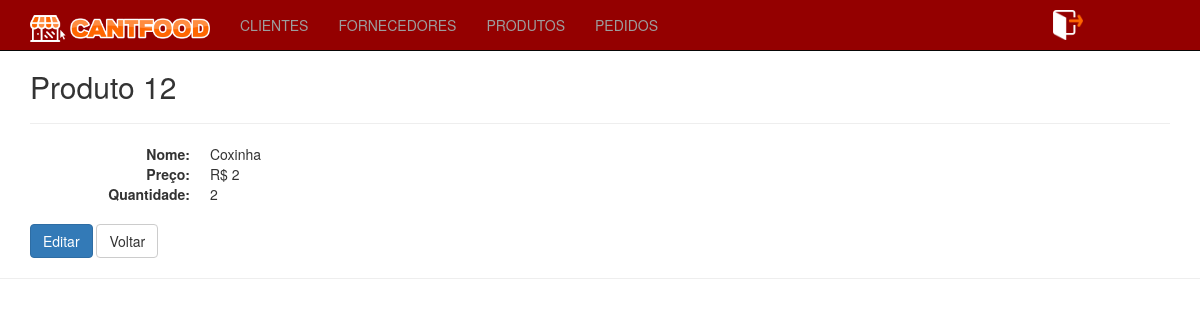
Page /produtos/viewprodutos.php?id=12 on the committed database.
### tables this page shows
CREATE TABLE `produtos` (
  `id` int(11) NOT NULL,
  `nome` varchar(255) NOT NULL,
  `preco` double NOT NULL,
  `quantidade` int(8) NOT NULL,
  `dataCadastro` datetime NOT NULL,
  `dataAtualizacao` datetime NOT NULL
);

### inc/database.php (called while the page is built, shortened)
<?php
function open_database() {
	try {
		$conn = new mysqli(DB_HOST, DB_USER, DB_PASSWORD, DB_NAME);
		return $conn;
	} catch (Exception $e) {
		echo $e->getMessage();
		return null;
	}
}
function find( $table = null, $id = null ) {
	$database = open_database();
	$found = null;
	try {
	  if ($id) {
	    $sql = "SELECT * FROM " . $table . " WHERE id = " . $id;
	    $result = $database->query($sql);
	    if ($result->num_rows > 0) {
	      $found = $result->fetch_assoc();
	    }
	  } else {
	    $sql = "SELECT * FROM " . $table;
	    $result = $database->query($sql);
	    if ($result->num_rows > 0) {
	      $found = $result->fetch_all(MYSQLI_ASSOC);
	    }
	  }
	} catch (Exception $e) {
	  $_SESSION['message'] = $e->GetMessage();
	  $_SESSION['type'] = 'danger';
  }
	return $found;
}

### produtos/functionsprodutos.php (called while the page is built, shortened)
<?php
 function viewprodutos($id = null) {
  $produto = find('produtos', $id);
}

### produtos/viewprodutos.php (the view, shortened to what this page needs)
<?php
	require_once('functionsprodutos.php');
	viewprodutos($_GET['id']);
?>
<h2>Produto <?php echo $produto['id']; ?></h2>
<hr>
<dl class="dl-horizontal">
	<dt>Nome:</dt>
	<dd><?php echo $produto['nome']; ?></dd>
	<dt>Preço:</dt>
	<dd>R$ <?php echo $produto['preco']; ?></dd>
        <dt>Quantidade:</dt>
	<dd><?php echo $produto['quantidade']; ?></dd>
</dl>
<div id="actions" class="row">
	<div class="col-md-12">
	  <a href="editprodutos.php?id=<?php echo $produto['id']; ?>" class="btn btn-primary">Editar</a>
	  <a href="index.php" class="btn btn-default">Voltar</a>
	</div>
</div>

### inc/header.php (style rules this page uses)
body { padding-top: 50px; padding-bottom: 20px; }

### rows in the picture
produtos: id "12", nome "Coxinha", preco "2", quantidade "2"
